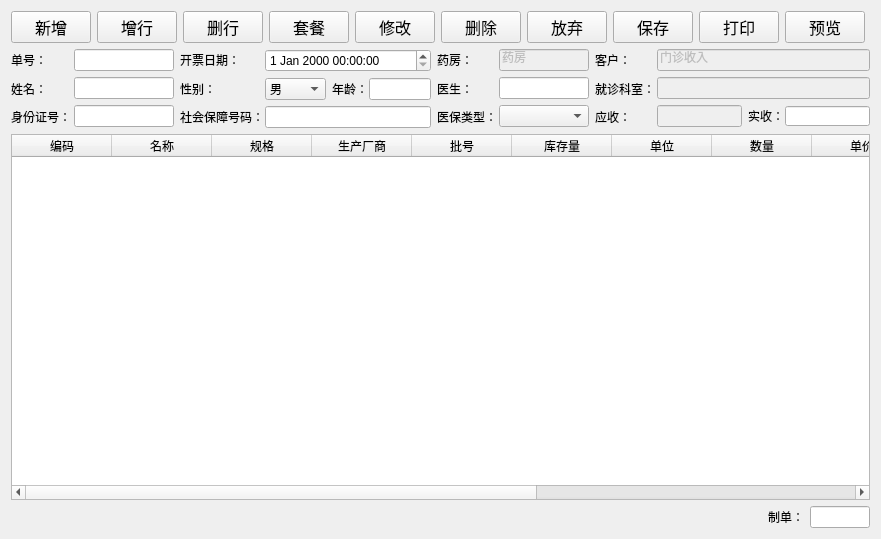
<?xml version="1.0" encoding="UTF-8"?>
<ui version="4.0">
 <class>ClinicCharge</class>
 <widget class="QWidget" name="ClinicCharge">
  <property name="geometry">
   <rect>
    <x>0</x>
    <y>0</y>
    <width>881</width>
    <height>539</height>
   </rect>
  </property>
  <property name="windowTitle">
   <string>门诊收费</string>
  </property>
  <layout class="QVBoxLayout" name="verticalLayout_9">
   <item>
    <layout class="QHBoxLayout" name="horizontalLayout_4">
     <item>
      <widget class="QPushButton" name="addButton">
       <property name="sizePolicy">
        <sizepolicy hsizetype="Fixed" vsizetype="Fixed">
         <horstretch>0</horstretch>
         <verstretch>0</verstretch>
        </sizepolicy>
       </property>
       <property name="font">
        <font>
         <family>Agency FB</family>
         <pointsize>12</pointsize>
        </font>
       </property>
       <property name="toolTip">
        <string>新建一个收费单</string>
       </property>
       <property name="text">
        <string>新增</string>
       </property>
      </widget>
     </item>
     <item>
      <widget class="QPushButton" name="addrowButton">
       <property name="sizePolicy">
        <sizepolicy hsizetype="Fixed" vsizetype="Fixed">
         <horstretch>0</horstretch>
         <verstretch>0</verstretch>
        </sizepolicy>
       </property>
       <property name="font">
        <font>
         <family>Agency FB</family>
         <pointsize>12</pointsize>
        </font>
       </property>
       <property name="toolTip">
        <string>表格增加一行</string>
       </property>
       <property name="text">
        <string>增行</string>
       </property>
      </widget>
     </item>
     <item>
      <widget class="QPushButton" name="deleterowButton">
       <property name="sizePolicy">
        <sizepolicy hsizetype="Fixed" vsizetype="Fixed">
         <horstretch>0</horstretch>
         <verstretch>0</verstretch>
        </sizepolicy>
       </property>
       <property name="font">
        <font>
         <family>Agency FB</family>
         <pointsize>12</pointsize>
        </font>
       </property>
       <property name="toolTip">
        <string>从表格中删除选中行</string>
       </property>
       <property name="text">
        <string>删行</string>
       </property>
      </widget>
     </item>
     <item>
      <widget class="QPushButton" name="packageButton">
       <property name="sizePolicy">
        <sizepolicy hsizetype="Fixed" vsizetype="Fixed">
         <horstretch>0</horstretch>
         <verstretch>0</verstretch>
        </sizepolicy>
       </property>
       <property name="font">
        <font>
         <family>Agency FB</family>
         <pointsize>12</pointsize>
        </font>
       </property>
       <property name="text">
        <string>套餐</string>
       </property>
      </widget>
     </item>
     <item>
      <widget class="QPushButton" name="editButton">
       <property name="sizePolicy">
        <sizepolicy hsizetype="Fixed" vsizetype="Fixed">
         <horstretch>0</horstretch>
         <verstretch>0</verstretch>
        </sizepolicy>
       </property>
       <property name="font">
        <font>
         <family>Agency FB</family>
         <pointsize>12</pointsize>
        </font>
       </property>
       <property name="text">
        <string>修改</string>
       </property>
      </widget>
     </item>
     <item>
      <widget class="QPushButton" name="deleteButton">
       <property name="sizePolicy">
        <sizepolicy hsizetype="Fixed" vsizetype="Fixed">
         <horstretch>0</horstretch>
         <verstretch>0</verstretch>
        </sizepolicy>
       </property>
       <property name="font">
        <font>
         <family>Agency FB</family>
         <pointsize>12</pointsize>
        </font>
       </property>
       <property name="toolTip">
        <string>从数据库中删除该单</string>
       </property>
       <property name="text">
        <string>删除</string>
       </property>
      </widget>
     </item>
     <item>
      <widget class="QPushButton" name="discardButton">
       <property name="sizePolicy">
        <sizepolicy hsizetype="Fixed" vsizetype="Fixed">
         <horstretch>0</horstretch>
         <verstretch>0</verstretch>
        </sizepolicy>
       </property>
       <property name="font">
        <font>
         <family>Agency FB</family>
         <pointsize>12</pointsize>
        </font>
       </property>
       <property name="toolTip">
        <string>清空</string>
       </property>
       <property name="text">
        <string>放弃</string>
       </property>
      </widget>
     </item>
     <item>
      <widget class="QPushButton" name="saveButton">
       <property name="sizePolicy">
        <sizepolicy hsizetype="Fixed" vsizetype="Fixed">
         <horstretch>0</horstretch>
         <verstretch>0</verstretch>
        </sizepolicy>
       </property>
       <property name="font">
        <font>
         <family>Agency FB</family>
         <pointsize>12</pointsize>
        </font>
       </property>
       <property name="toolTip">
        <string>保存至数据库</string>
       </property>
       <property name="text">
        <string>保存</string>
       </property>
      </widget>
     </item>
     <item>
      <widget class="QPushButton" name="printButton">
       <property name="sizePolicy">
        <sizepolicy hsizetype="Fixed" vsizetype="Fixed">
         <horstretch>0</horstretch>
         <verstretch>0</verstretch>
        </sizepolicy>
       </property>
       <property name="font">
        <font>
         <family>Agency FB</family>
         <pointsize>12</pointsize>
        </font>
       </property>
       <property name="text">
        <string>打印</string>
       </property>
      </widget>
     </item>
     <item>
      <widget class="QPushButton" name="previewButton">
       <property name="sizePolicy">
        <sizepolicy hsizetype="Fixed" vsizetype="Fixed">
         <horstretch>0</horstretch>
         <verstretch>0</verstretch>
        </sizepolicy>
       </property>
       <property name="font">
        <font>
         <family>Agency FB</family>
         <pointsize>12</pointsize>
        </font>
       </property>
       <property name="toolTip">
        <string>打印预览</string>
       </property>
       <property name="text">
        <string>预览</string>
       </property>
      </widget>
     </item>
     <item>
      <spacer name="horizontalSpacer_2">
       <property name="orientation">
        <enum>Qt::Horizontal</enum>
       </property>
       <property name="sizeHint" stdset="0">
        <size>
         <width>40</width>
         <height>20</height>
        </size>
       </property>
      </spacer>
     </item>
    </layout>
   </item>
   <item>
    <layout class="QHBoxLayout" name="horizontalLayout_3">
     <item>
      <layout class="QVBoxLayout" name="verticalLayout">
       <item>
        <widget class="QLabel" name="label">
         <property name="sizePolicy">
          <sizepolicy hsizetype="Expanding" vsizetype="Preferred">
           <horstretch>0</horstretch>
           <verstretch>0</verstretch>
          </sizepolicy>
         </property>
         <property name="maximumSize">
          <size>
           <width>57</width>
           <height>16777215</height>
          </size>
         </property>
         <property name="text">
          <string>单号：</string>
         </property>
        </widget>
       </item>
       <item>
        <widget class="QLabel" name="label_2">
         <property name="sizePolicy">
          <sizepolicy hsizetype="Expanding" vsizetype="Preferred">
           <horstretch>0</horstretch>
           <verstretch>0</verstretch>
          </sizepolicy>
         </property>
         <property name="maximumSize">
          <size>
           <width>57</width>
           <height>16777215</height>
          </size>
         </property>
         <property name="text">
          <string>姓名：</string>
         </property>
        </widget>
       </item>
       <item>
        <widget class="QLabel" name="label_15">
         <property name="sizePolicy">
          <sizepolicy hsizetype="Expanding" vsizetype="Preferred">
           <horstretch>0</horstretch>
           <verstretch>0</verstretch>
          </sizepolicy>
         </property>
         <property name="maximumSize">
          <size>
           <width>57</width>
           <height>16777215</height>
          </size>
         </property>
         <property name="text">
          <string>身份证号：</string>
         </property>
        </widget>
       </item>
      </layout>
     </item>
     <item>
      <layout class="QVBoxLayout" name="verticalLayout_2">
       <item>
        <widget class="QLineEdit" name="sheetNoEdit">
         <property name="sizePolicy">
          <sizepolicy hsizetype="Expanding" vsizetype="Fixed">
           <horstretch>0</horstretch>
           <verstretch>0</verstretch>
          </sizepolicy>
         </property>
         <property name="maximumSize">
          <size>
           <width>1500</width>
           <height>16777215</height>
          </size>
         </property>
        </widget>
       </item>
       <item>
        <widget class="QLineEdit" name="nameEdit">
         <property name="sizePolicy">
          <sizepolicy hsizetype="Expanding" vsizetype="Fixed">
           <horstretch>0</horstretch>
           <verstretch>0</verstretch>
          </sizepolicy>
         </property>
         <property name="minimumSize">
          <size>
           <width>100</width>
           <height>0</height>
          </size>
         </property>
         <property name="maximumSize">
          <size>
           <width>1500</width>
           <height>16777215</height>
          </size>
         </property>
        </widget>
       </item>
       <item>
        <widget class="QLineEdit" name="IDEdit">
         <property name="sizePolicy">
          <sizepolicy hsizetype="Expanding" vsizetype="Fixed">
           <horstretch>0</horstretch>
           <verstretch>0</verstretch>
          </sizepolicy>
         </property>
         <property name="minimumSize">
          <size>
           <width>100</width>
           <height>0</height>
          </size>
         </property>
         <property name="maximumSize">
          <size>
           <width>1500</width>
           <height>16777215</height>
          </size>
         </property>
        </widget>
       </item>
      </layout>
     </item>
     <item>
      <layout class="QVBoxLayout" name="verticalLayout_3">
       <item>
        <widget class="QLabel" name="label_5">
         <property name="sizePolicy">
          <sizepolicy hsizetype="Expanding" vsizetype="Preferred">
           <horstretch>0</horstretch>
           <verstretch>0</verstretch>
          </sizepolicy>
         </property>
         <property name="maximumSize">
          <size>
           <width>79</width>
           <height>16777215</height>
          </size>
         </property>
         <property name="text">
          <string>开票日期：</string>
         </property>
        </widget>
       </item>
       <item>
        <widget class="QLabel" name="label_8">
         <property name="sizePolicy">
          <sizepolicy hsizetype="Expanding" vsizetype="Preferred">
           <horstretch>0</horstretch>
           <verstretch>0</verstretch>
          </sizepolicy>
         </property>
         <property name="maximumSize">
          <size>
           <width>79</width>
           <height>16777215</height>
          </size>
         </property>
         <property name="text">
          <string>性别：</string>
         </property>
        </widget>
       </item>
       <item>
        <widget class="QLabel" name="label_13">
         <property name="sizePolicy">
          <sizepolicy hsizetype="Expanding" vsizetype="Preferred">
           <horstretch>0</horstretch>
           <verstretch>0</verstretch>
          </sizepolicy>
         </property>
         <property name="maximumSize">
          <size>
           <width>79</width>
           <height>16777215</height>
          </size>
         </property>
         <property name="text">
          <string>社会保障号码：</string>
         </property>
        </widget>
       </item>
      </layout>
     </item>
     <item>
      <layout class="QVBoxLayout" name="verticalLayout_4">
       <item>
        <widget class="QDateTimeEdit" name="dateTimeEdit">
         <property name="sizePolicy">
          <sizepolicy hsizetype="Expanding" vsizetype="Fixed">
           <horstretch>0</horstretch>
           <verstretch>0</verstretch>
          </sizepolicy>
         </property>
         <property name="maximumSize">
          <size>
           <width>16777215</width>
           <height>16777215</height>
          </size>
         </property>
        </widget>
       </item>
       <item>
        <layout class="QHBoxLayout" name="horizontalLayout_2">
         <item>
          <widget class="QComboBox" name="gendercomboBox">
           <property name="sizePolicy">
            <sizepolicy hsizetype="Expanding" vsizetype="Fixed">
             <horstretch>0</horstretch>
             <verstretch>0</verstretch>
            </sizepolicy>
           </property>
           <property name="minimumSize">
            <size>
             <width>61</width>
             <height>0</height>
            </size>
           </property>
           <property name="maximumSize">
            <size>
             <width>1500</width>
             <height>16777215</height>
            </size>
           </property>
           <item>
            <property name="text">
             <string>男</string>
            </property>
           </item>
           <item>
            <property name="text">
             <string>女</string>
            </property>
           </item>
          </widget>
         </item>
         <item>
          <widget class="QLabel" name="label_9">
           <property name="maximumSize">
            <size>
             <width>31</width>
             <height>16777215</height>
            </size>
           </property>
           <property name="text">
            <string>年龄：</string>
           </property>
          </widget>
         </item>
         <item>
          <widget class="QLineEdit" name="ageEdit">
           <property name="sizePolicy">
            <sizepolicy hsizetype="Expanding" vsizetype="Fixed">
             <horstretch>0</horstretch>
             <verstretch>0</verstretch>
            </sizepolicy>
           </property>
           <property name="maximumSize">
            <size>
             <width>1500</width>
             <height>16777215</height>
            </size>
           </property>
          </widget>
         </item>
        </layout>
       </item>
       <item>
        <widget class="QLineEdit" name="insuranceNoEdit"/>
       </item>
      </layout>
     </item>
     <item>
      <layout class="QVBoxLayout" name="verticalLayout_5">
       <item>
        <widget class="QLabel" name="label_7">
         <property name="sizePolicy">
          <sizepolicy hsizetype="Expanding" vsizetype="Preferred">
           <horstretch>0</horstretch>
           <verstretch>0</verstretch>
          </sizepolicy>
         </property>
         <property name="maximumSize">
          <size>
           <width>51</width>
           <height>16777215</height>
          </size>
         </property>
         <property name="text">
          <string>药房：    </string>
         </property>
        </widget>
       </item>
       <item>
        <widget class="QLabel" name="label_3">
         <property name="sizePolicy">
          <sizepolicy hsizetype="Expanding" vsizetype="Preferred">
           <horstretch>0</horstretch>
           <verstretch>0</verstretch>
          </sizepolicy>
         </property>
         <property name="maximumSize">
          <size>
           <width>52</width>
           <height>16777215</height>
          </size>
         </property>
         <property name="text">
          <string>医生：    </string>
         </property>
        </widget>
       </item>
       <item>
        <widget class="QLabel" name="label_12">
         <property name="sizePolicy">
          <sizepolicy hsizetype="Expanding" vsizetype="Preferred">
           <horstretch>0</horstretch>
           <verstretch>0</verstretch>
          </sizepolicy>
         </property>
         <property name="maximumSize">
          <size>
           <width>56</width>
           <height>16777215</height>
          </size>
         </property>
         <property name="text">
          <string>医保类型：</string>
         </property>
        </widget>
       </item>
      </layout>
     </item>
     <item>
      <layout class="QVBoxLayout" name="verticalLayout_6">
       <item>
        <widget class="QLineEdit" name="warehouseEdit">
         <property name="enabled">
          <bool>false</bool>
         </property>
         <property name="sizePolicy">
          <sizepolicy hsizetype="Expanding" vsizetype="Fixed">
           <horstretch>0</horstretch>
           <verstretch>0</verstretch>
          </sizepolicy>
         </property>
         <property name="minimumSize">
          <size>
           <width>90</width>
           <height>0</height>
          </size>
         </property>
         <property name="maximumSize">
          <size>
           <width>1500</width>
           <height>16777215</height>
          </size>
         </property>
         <property name="text">
          <string>药房 </string>
         </property>
        </widget>
       </item>
       <item>
        <widget class="QLineEdit" name="doctorEdit">
         <property name="sizePolicy">
          <sizepolicy hsizetype="Expanding" vsizetype="Fixed">
           <horstretch>0</horstretch>
           <verstretch>0</verstretch>
          </sizepolicy>
         </property>
         <property name="minimumSize">
          <size>
           <width>90</width>
           <height>0</height>
          </size>
         </property>
         <property name="maximumSize">
          <size>
           <width>1500</width>
           <height>16777215</height>
          </size>
         </property>
        </widget>
       </item>
       <item>
        <widget class="QComboBox" name="insurancetypecomboBox">
         <property name="sizePolicy">
          <sizepolicy hsizetype="Expanding" vsizetype="Fixed">
           <horstretch>0</horstretch>
           <verstretch>0</verstretch>
          </sizepolicy>
         </property>
         <property name="minimumSize">
          <size>
           <width>90</width>
           <height>0</height>
          </size>
         </property>
         <property name="maximumSize">
          <size>
           <width>1500</width>
           <height>16777215</height>
          </size>
         </property>
        </widget>
       </item>
      </layout>
     </item>
     <item>
      <layout class="QVBoxLayout" name="verticalLayout_7">
       <item>
        <widget class="QLabel" name="label_6">
         <property name="sizePolicy">
          <sizepolicy hsizetype="Preferred" vsizetype="Preferred">
           <horstretch>0</horstretch>
           <verstretch>0</verstretch>
          </sizepolicy>
         </property>
         <property name="maximumSize">
          <size>
           <width>56</width>
           <height>16777215</height>
          </size>
         </property>
         <property name="text">
          <string>客户：    </string>
         </property>
        </widget>
       </item>
       <item>
        <widget class="QLabel" name="label_4">
         <property name="sizePolicy">
          <sizepolicy hsizetype="Fixed" vsizetype="Preferred">
           <horstretch>0</horstretch>
           <verstretch>0</verstretch>
          </sizepolicy>
         </property>
         <property name="maximumSize">
          <size>
           <width>56</width>
           <height>16777215</height>
          </size>
         </property>
         <property name="text">
          <string>就诊科室：</string>
         </property>
        </widget>
       </item>
       <item>
        <widget class="QLabel" name="label_10">
         <property name="maximumSize">
          <size>
           <width>56</width>
           <height>16777215</height>
          </size>
         </property>
         <property name="text">
          <string>应收：</string>
         </property>
        </widget>
       </item>
      </layout>
     </item>
     <item>
      <layout class="QVBoxLayout" name="verticalLayout_8">
       <item>
        <widget class="QLineEdit" name="customerEdit">
         <property name="enabled">
          <bool>false</bool>
         </property>
         <property name="sizePolicy">
          <sizepolicy hsizetype="Expanding" vsizetype="Fixed">
           <horstretch>0</horstretch>
           <verstretch>0</verstretch>
          </sizepolicy>
         </property>
         <property name="text">
          <string>门诊收入</string>
         </property>
        </widget>
       </item>
       <item>
        <widget class="QLineEdit" name="departmentEdit">
         <property name="enabled">
          <bool>false</bool>
         </property>
        </widget>
       </item>
       <item>
        <layout class="QHBoxLayout" name="horizontalLayout">
         <item>
          <widget class="QLineEdit" name="dueincomeEdit">
           <property name="enabled">
            <bool>false</bool>
           </property>
           <property name="sizePolicy">
            <sizepolicy hsizetype="Expanding" vsizetype="Fixed">
             <horstretch>0</horstretch>
             <verstretch>0</verstretch>
            </sizepolicy>
           </property>
           <property name="maximumSize">
            <size>
             <width>1500</width>
             <height>16777215</height>
            </size>
           </property>
          </widget>
         </item>
         <item>
          <widget class="QLabel" name="label_11">
           <property name="sizePolicy">
            <sizepolicy hsizetype="Expanding" vsizetype="Preferred">
             <horstretch>0</horstretch>
             <verstretch>0</verstretch>
            </sizepolicy>
           </property>
           <property name="maximumSize">
            <size>
             <width>31</width>
             <height>16777215</height>
            </size>
           </property>
           <property name="text">
            <string>实收：</string>
           </property>
          </widget>
         </item>
         <item>
          <widget class="QLineEdit" name="realincomeEdit">
           <property name="sizePolicy">
            <sizepolicy hsizetype="Expanding" vsizetype="Fixed">
             <horstretch>0</horstretch>
             <verstretch>0</verstretch>
            </sizepolicy>
           </property>
           <property name="minimumSize">
            <size>
             <width>43</width>
             <height>0</height>
            </size>
           </property>
           <property name="maximumSize">
            <size>
             <width>1500</width>
             <height>20</height>
            </size>
           </property>
           <property name="text">
            <string/>
           </property>
          </widget>
         </item>
        </layout>
       </item>
      </layout>
     </item>
     <item>
      <layout class="QHBoxLayout" name="horizontalLayout_5"/>
     </item>
    </layout>
   </item>
   <item>
    <widget class="QTableWidget" name="tableWidget">
     <property name="sizePolicy">
      <sizepolicy hsizetype="Expanding" vsizetype="Expanding">
       <horstretch>0</horstretch>
       <verstretch>0</verstretch>
      </sizepolicy>
     </property>
     <property name="focusPolicy">
      <enum>Qt::ClickFocus</enum>
     </property>
     <property name="sortingEnabled">
      <bool>false</bool>
     </property>
     <attribute name="verticalHeaderShowSortIndicator" stdset="0">
      <bool>false</bool>
     </attribute>
     <attribute name="verticalHeaderStretchLastSection">
      <bool>false</bool>
     </attribute>
     <column>
      <property name="text">
       <string>编码</string>
      </property>
     </column>
     <column>
      <property name="text">
       <string>名称</string>
      </property>
     </column>
     <column>
      <property name="text">
       <string>规格</string>
      </property>
     </column>
     <column>
      <property name="text">
       <string>生产厂商</string>
      </property>
     </column>
     <column>
      <property name="text">
       <string>批号</string>
      </property>
     </column>
     <column>
      <property name="text">
       <string>库存量</string>
      </property>
     </column>
     <column>
      <property name="text">
       <string>单位</string>
      </property>
     </column>
     <column>
      <property name="text">
       <string>数量</string>
      </property>
     </column>
     <column>
      <property name="text">
       <string>单价</string>
      </property>
     </column>
     <column>
      <property name="text">
       <string>金额</string>
      </property>
     </column>
     <column>
      <property name="text">
       <string>门诊收据</string>
      </property>
     </column>
     <column>
      <property name="text">
       <string>医药分类</string>
      </property>
     </column>
     <column>
      <property name="text">
       <string>门诊分类</string>
      </property>
     </column>
    </widget>
   </item>
   <item>
    <layout class="QHBoxLayout" name="horizontalLayout_14">
     <item>
      <spacer name="horizontalSpacer">
       <property name="orientation">
        <enum>Qt::Horizontal</enum>
       </property>
       <property name="sizeHint" stdset="0">
        <size>
         <width>40</width>
         <height>20</height>
        </size>
       </property>
      </spacer>
     </item>
     <item>
      <widget class="QLabel" name="label_14">
       <property name="text">
        <string>制单：</string>
       </property>
      </widget>
     </item>
     <item>
      <widget class="QLineEdit" name="sheetmakerEdit">
       <property name="sizePolicy">
        <sizepolicy hsizetype="Fixed" vsizetype="Fixed">
         <horstretch>0</horstretch>
         <verstretch>0</verstretch>
        </sizepolicy>
       </property>
       <property name="maximumSize">
        <size>
         <width>60</width>
         <height>16777215</height>
        </size>
       </property>
      </widget>
     </item>
    </layout>
   </item>
  </layout>
 </widget>
 <layoutdefault spacing="6" margin="11"/>
 <tabstops>
  <tabstop>sheetNoEdit</tabstop>
  <tabstop>nameEdit</tabstop>
  <tabstop>ageEdit</tabstop>
  <tabstop>doctorEdit</tabstop>
  <tabstop>IDEdit</tabstop>
  <tabstop>insuranceNoEdit</tabstop>
  <tabstop>dueincomeEdit</tabstop>
  <tabstop>realincomeEdit</tabstop>
  <tabstop>tableWidget</tabstop>
  <tabstop>dateTimeEdit</tabstop>
  <tabstop>gendercomboBox</tabstop>
  <tabstop>editButton</tabstop>
  <tabstop>warehouseEdit</tabstop>
  <tabstop>saveButton</tabstop>
  <tabstop>insurancetypecomboBox</tabstop>
  <tabstop>customerEdit</tabstop>
  <tabstop>sheetmakerEdit</tabstop>
  <tabstop>addButton</tabstop>
  <tabstop>addrowButton</tabstop>
  <tabstop>deleterowButton</tabstop>
  <tabstop>packageButton</tabstop>
  <tabstop>deleteButton</tabstop>
  <tabstop>discardButton</tabstop>
  <tabstop>printButton</tabstop>
  <tabstop>previewButton</tabstop>
 </tabstops>
 <resources/>
 <connections/>
</ui>
